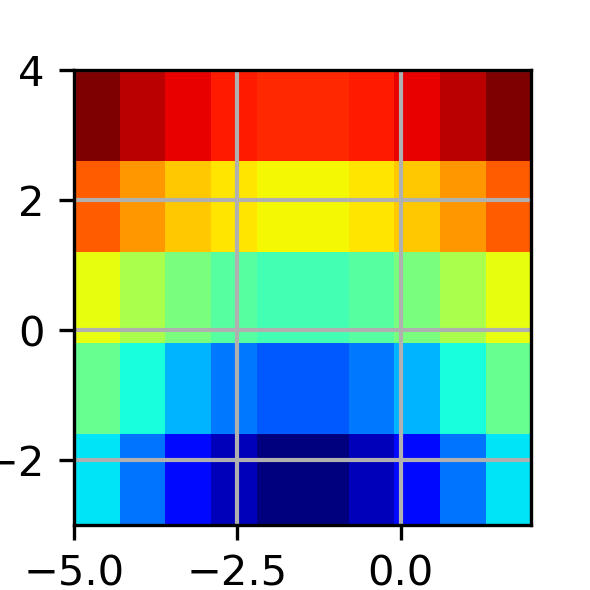

Generate this figure with Python:
# -*- coding: utf-8 -*-
"""
Created on Tue Jan 12 19:26:51 2021

@author: thor
"""


import numpy as np
import matplotlib.pyplot as plt
# Achtung: linspace in y Richtung abfallend
Mx, My = np.meshgrid(np.linspace(-2,2,10), np.linspace(4,1,5))
Mz = np.sqrt(Mx**2+My**2)
fig, ax= plt.subplots()
fig.set_size_inches(50/25.4, 50/25.4)
ax.imshow(Mz, extent=[-5, 2, -3, 4],\
   aspect='auto', cmap='jet', interpolation = 'none')
ax.grid(lw=1)

fig.show()
plt.savefig('imshow.pdf')
plt.savefig('imshow.png', dpi=300)
plt.close(fig)

'''
My = np.array([[x] for x in np.linspace(L, -L, Nh)])@np.ones((1,Nh))
Mx = np.ones((Nh,1)) @ np.array([[x] for x in np.linspace(-L, L, Nh)]).transpose()
print(My+Mx)

absv = np.sqrt(Mx**2+My**2)
phiv = np.arctan2(Mx,My)
resplane = (np.abs(np.angle((Mx+1j*My)*1j))<=math.pi/4)*1.0

fig, ax= plt.subplots()
fig.set_size_inches(50/25.4, 50/25.4)
ax.imshow(resplane, extent=[-L, L, -L, L], aspect='auto', cmap='jet', interpolation = 'none')
ax.grid(lw=0.3)

x = np.array([-3,0,3])
y = np.array([-3,0,-3])
ax.fill(x,y, fill=False, hatch='\\\\\\') 

fig.show()
plt.savefig('imshow.pdf')
plt.savefig('imshow.png', dpi=300)
plt.close(fig)


'''